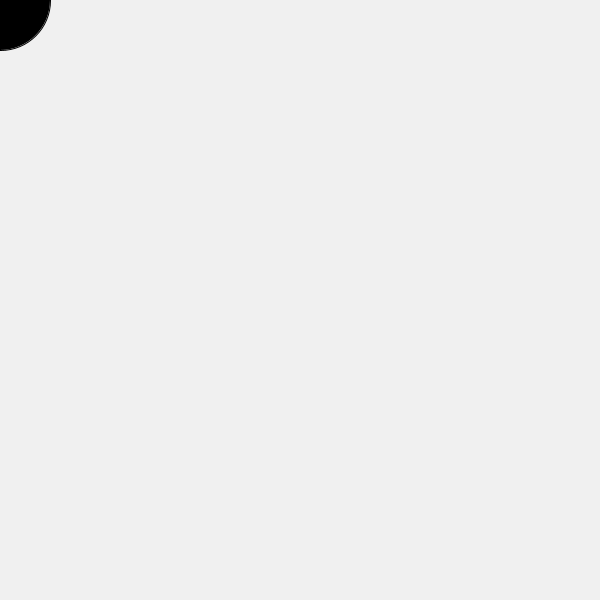
Frame 1 (no input)
Frame 60 (the mouse pressed at the canvas centre just before this capture): identical to frame 1, image omitted
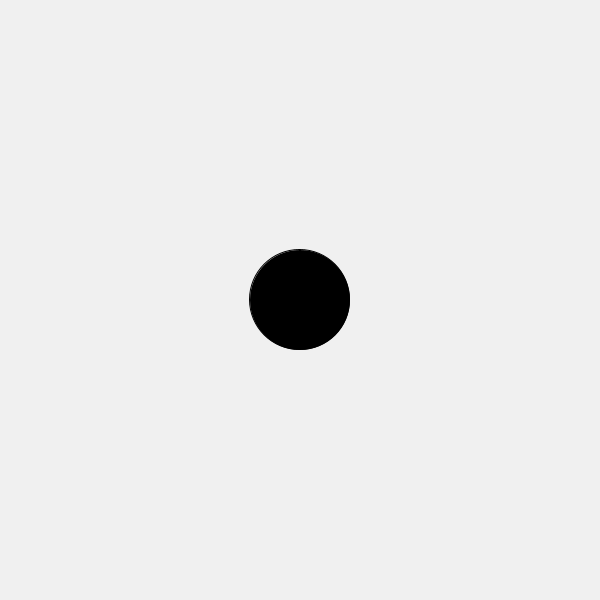
Frame 120 (the mouse held since frame 60 and released just before this capture)

The Processing sketch that drew these frames (run headless with seeded random() and noise(); from frame 60 on, the mouse is pressed at the canvas centre):

// Processing sketch: LSI_EXTRA_smoothFollow
// ── LSI_EXTRA_smoothFollow.pde

float x=0.0;
float y=0.0;

float xx=0.0;
float yy=0.0;


void setup(){
 size(600,600); 
  
    fill(0);
    stroke(0);
    smooth();
}


void draw(){
background(240); 

  
ellipse(mouseX, mouseY, 10,10);
  
x+=(mouseX-x)*0.2;
y+=(mouseY-y)*0.2;


ellipse(x, y, 100,100);
line(x,y,mouseX, mouseY);
  
}
